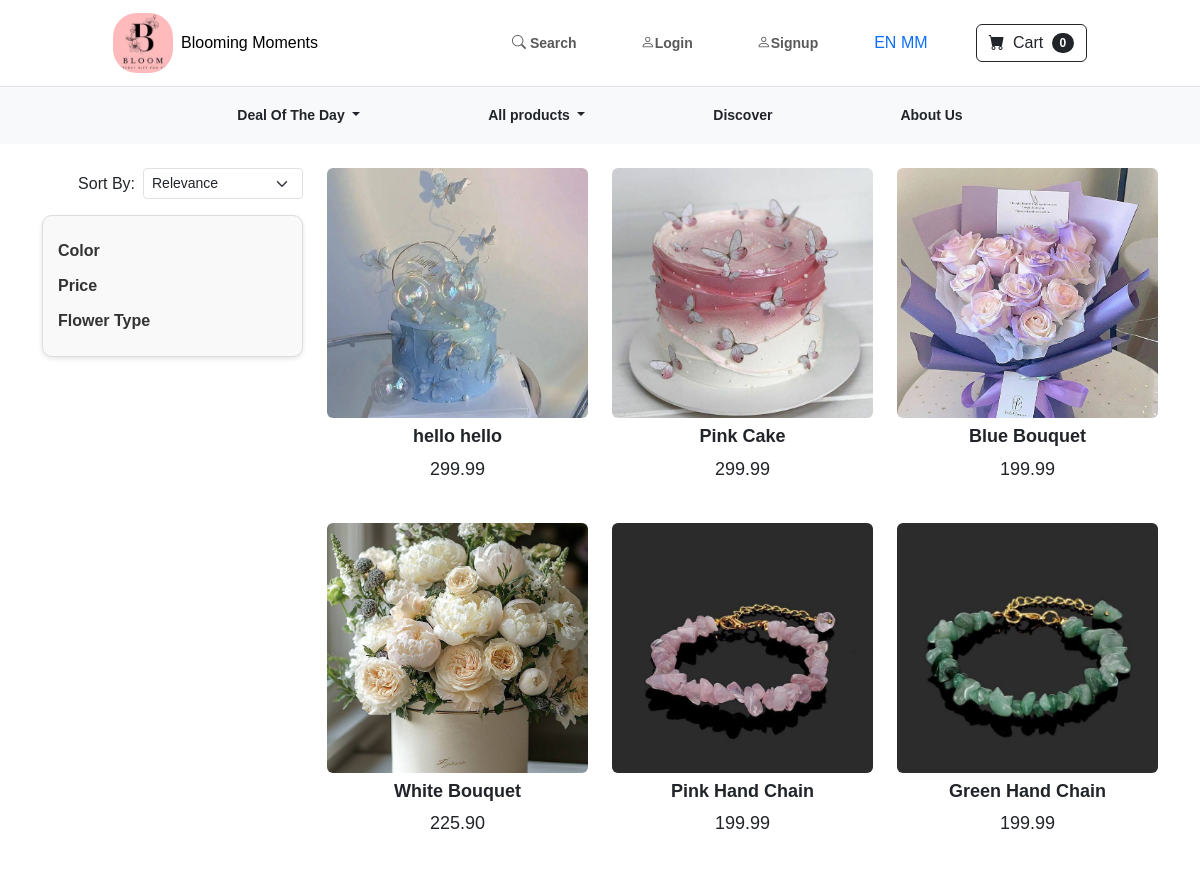
/product/ (upper part), run on an earlier commit of the app's database.
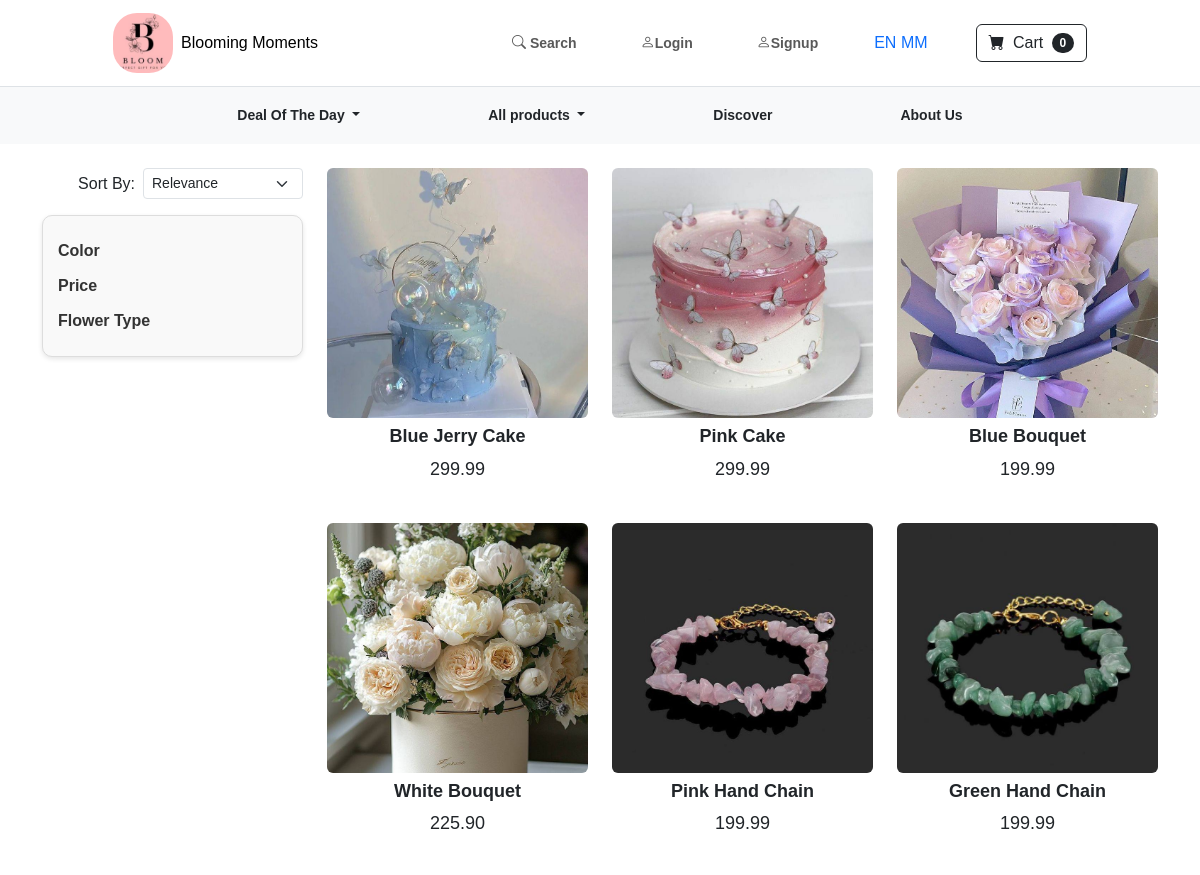
And on a later commit of the database.
### store/models.py (models this page shows, shortened)
class Product(models.Model):
  name = models.CharField(max_length=100)
  price = models.DecimalField(default=0,decimal_places = 2,max_digits = 6)
  category = models.ForeignKey(Category,on_delete = models.CASCADE,default=1)
  color = models.CharField(
        max_length=50,
        choices=[
            ('Blue', 'Blue'),
            ('Cream', 'Cream'),
            ('Green', 'Green'),
            ('Pink', 'Pink'),
            ('Red', 'Red'),
            ('White', 'White'),
            ('Purple','Purple'),
        ],
        default='Blue',  # Set default color
        null=True,
        blank=True
    )
  description = models.CharField(max_length=250,default='',blank=True,null = True)
  image = models.ImageField(upload_to = 'uploads/product/')
  is_sale = models.BooleanField(default =False)
  sale_price = models.DecimalField(default=0,decimal_places=2,max_digits=6)

### store/views.py (the view)
# urls.py: path('product/',views.products,name="product"),
def products(request):
  products = Product.objects.all()
  return render(request,'product.html',{'products':products})

### cart/cart.py (called while the page is built)
  def __len__(self):
    return len(self.cart)

### cart/context_processors.py (called while the page is built)
def cart(request):
  return {'cart':Cart(request)}

### store/templates/product.html (shortened to what this page needs)
{% extends 'base.html' %}
{% load static %}
{% block styles %}
<link rel="stylesheet" href="{% static 'css/product.css' %}">
{% endblock %}
{% block content %}
<div class="container mt-4">
    <div class="row">
        <div class="col-md-3 d-none d-md-block">
            <div class="sort-by-container d-md-flex justify-content-end align-items-center mb-3">
                <label for="sortBy" class="me-2">Sort By:</label>
                <select id="sortBy" class="form-select form-select-sm w-auto">
                    <option value="relevance">Relevance</option>
                </select>
            </div>
            <div class="filters-container">
                <div class="filter-section">
                    <h4 onclick="toggleFilter('colorContent', this)">Color</h4>
                </div>
                <div class="filter-section mt-3">
                    <h4 onclick="toggleFilter('priceContent', this)">Price</h4>
                </div>
                <div class="filter-section mt-3">
                    <h4 onclick="toggleFilter('flowerTypeContent', this)">Flower Type</h4>
                </div>
            </div>
        </div>
        <div class="col-md-9">
            <div class="row g-4">
                {% for product in products %}
                <div class="col-6 col-md-4">
                    <div class="collection">
                        <a href="{% url 'product_detail' product.id %}" class="btn">
                            <img src="{{ product.image.url }}" alt="{{ product.name }}">
                        </a>
                        <h3 class="mt-2">{{ product.name }}</h3>
                        <p>{{product.price}}</p>
                    </div>
                </div>
                {% endfor %}
            </div>
        </div>
    </div>
</div>
{% endblock %}

What changed in the data, as far as the page shows it:
changed Product: name "hello hello" → "Blue Jerry Cake"
